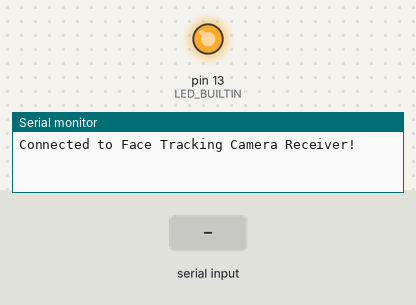
Simulated run of this sketch. Board: Arduino Uno, built with avr-gcc and run on an emulated ATmega328P. Parts: output pins drawn as LEDs (lit = HIGH), the last lines printed to the serial monitor. The inputs (shaded band) are chosen by the test bench.

Above: at 1.4 s.
1.5 s: "|\n" received over Serial
At 1.8 s:
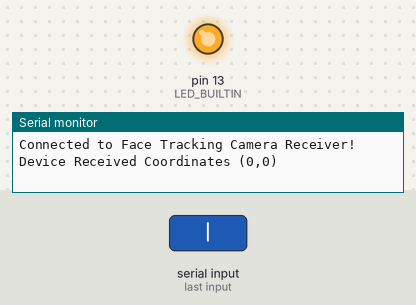
3.0 s: "90|45\n" received over Serial
At 5.9 s:
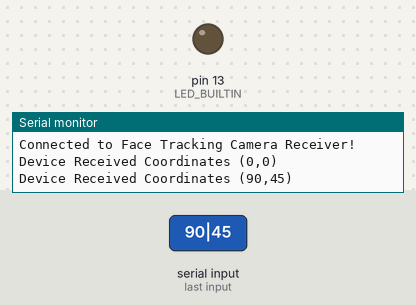
6.0 s: "30|150\n" received over Serial
At 6.5 s:
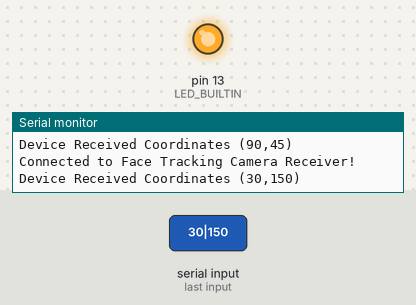
Timing chart, 0 to 10.0 s (numbered marks = the images above; inputs shaded):
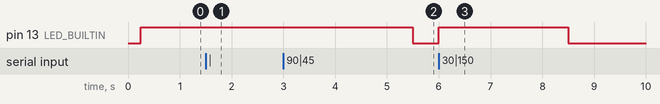

Measured:
- after the input at 1.5 s, pin 13 (LED_BUILTIN): stays HIGH (without the input it goes to LOW after 1.0 s)
- after the input at 3.0 s, pin 13 (LED_BUILTIN): HIGH → LOW after 2.5 s instead of 1.0 s
- after the input at 6.0 s, pin 13 (LED_BUILTIN): LOW → HIGH at once, → LOW 2.5 s later

The sketch:

FaceTrackingCamera.ino
```cpp
int NoReceptionElapsed = 0;

void setup()
{
  pinMode(LED_BUILTIN, OUTPUT);
  Serial.begin(115200);

  while (!Serial)
  {
  } // wait for serial port to connect
  delay(250);
  Serial.println("Connected to Face Tracking Camera Receiver!");
}
void loop()
{
  if (Serial.available())
  {
    String data = Serial.readStringUntil('\n');
    digitalWrite(LED_BUILTIN, LOW);

    int x = data.substring(0, data.indexOf("|")).toInt();
    int y = data.substring(data.indexOf("|") + 1).toInt();

    Serial.println("Device Received Coordinates (" + String(x) + "," + String(y) + ")");
    NoReceptionElapsed = millis();
  }
  else if (!Serial.available() && millis() - NoReceptionElapsed >= 2500) // if not connected to device for at least 2.5 seconds
  {
    digitalWrite(LED_BUILTIN, LOW);
    delay(500);
    Serial.println("Connected to Face Tracking Camera Receiver!");
  }
  else if (millis() - NoReceptionElapsed < 2500) // if it has been connected in the previous 2.5 seconds
  {
    digitalWrite(LED_BUILTIN, HIGH);
  }
}
```
